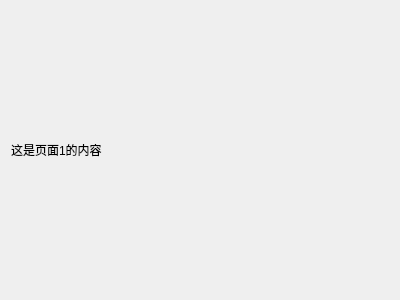
<?xml version="1.0" encoding="UTF-8"?>
<ui version="4.0">
 <class>PageOne</class>
 <widget class="QWidget" name="PageOne">
  <property name="geometry">
   <rect>
    <x>0</x>
    <y>0</y>
    <width>400</width>
    <height>300</height>
   </rect>
  </property>
  <property name="windowTitle">
   <string>Form</string>
  </property>
  <layout class="QGridLayout" name="gridLayout">
   <item row="0" column="0">
    <widget class="QLabel" name="label">
     <property name="text">
      <string>这是页面1的内容</string>
     </property>
    </widget>
   </item>
  </layout>
 </widget>
 <resources/>
 <connections/>
</ui>
